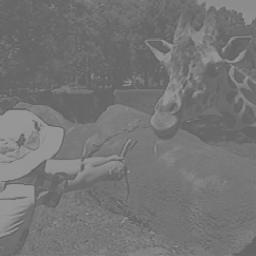
#> input picture PIM/realce/A/low.jpg, 256 x 256 px
$ python proveContrast.py
#> lines starting #> are read from the running program, lines starting #| are printed output that depends on the picture
# Gabriel Guebarra Conejo e Rafael Rizzatti

import numpy as np
import matplotlib.pyplot as plt
import matplotlib as mpl
from numpy.random import randn
from matplotlib import cm
import time as tm
from mpl_toolkits.mplot3d import Axes3D
from pylab import *
# -*- coding: cp1252 -*-
from PIL import Image

pil1=Image.open('low.jpg')
#> pil1 is the input picture: PIL image 256x256 L; min 89, max 163, mean 116.8
# pil1=Image.open('high.jpg')
(l,h)=pil1.size
#> l = 256; h = 256
print(l,h)
#| 256 256

Iout=Image.new('RGB', (l,h))
#> Iout: PIL image 256x256 RGB; every value is 0

n=pil1.histogram()
#> n = 256 values, max 3035 at index 103, min 0 at index 0, mean 256

narray = np.asarray(n)
#> narray has the same summary as n
p=np.float32(narray)/(l*h)
#> p = 256 values, max 0.0463 at index 103, min 0 at index 0, mean 0.00391
print((l*h))
#| 65536
b2=plt.bar(range(256),p)
#> b2 = 256 items

data = np.asarray(Iout)
plt.savefig("contrastHistogram.jpg")
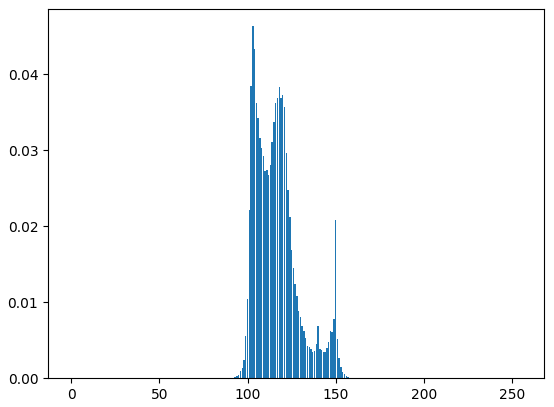
#> figure drawn by matplotlib, 1 panel; tallest bar 0.0463 high, from x = 102.6 to 103.4
